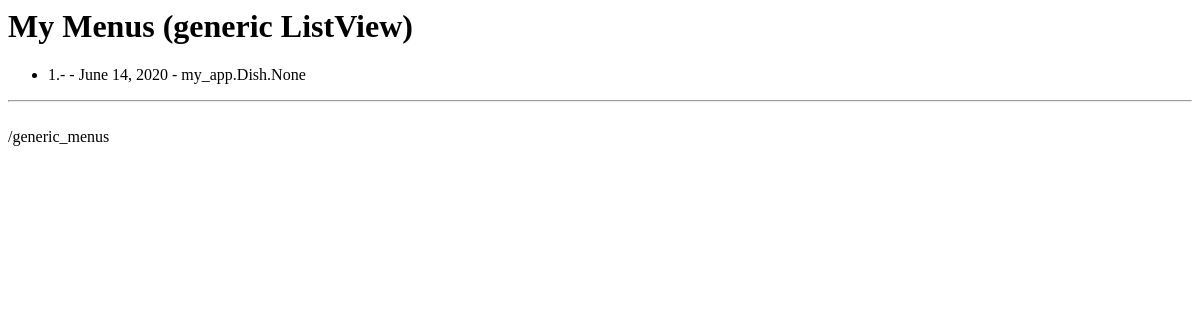
/generic_menus, run on an earlier commit of the app's database.
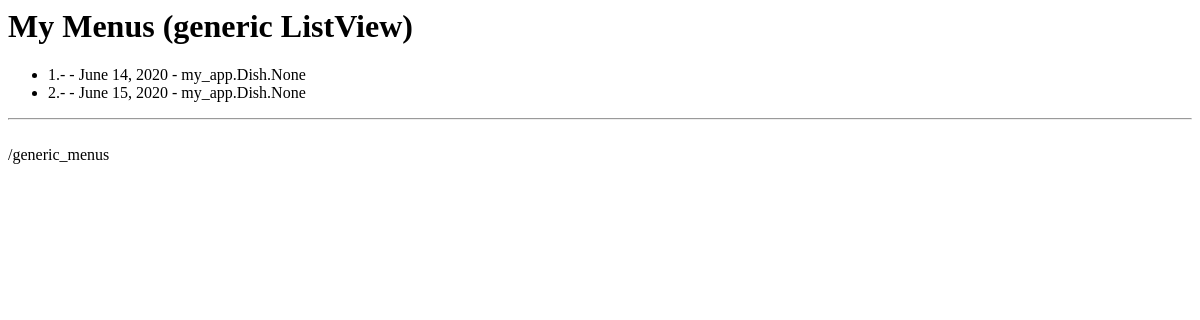
And on a later commit of the database.
### my_app/models.py (models this page shows, shortened)
class Menu(models.Model):
    schedule = models.DateField(blank=True)
    dishes = models.ManyToManyField(Dish, verbose_name="Menu Dishes")
    is_active = models.BooleanField(default=True)

### my_app/views.py (the view, shortened to what this page needs)
# urls.py: path('generic_menus', views.MenuListViewGeneric.as_view(), name="generic_menu_list_view"),
class MenuListViewGeneric(ListView):
    template_name = "Menu/Menu_list_generic.html"
    queryset = Menu.objects.all()

### my_app/templates/Menu/Menu_list_generic.html
<h1>My Menus (generic ListView)</h1>
<ul>
{% if object_list %}
{% for instance in object_list %}
    <li>{{instance.id}}.- {{instance.timestamp}} - {{instance.schedule}} - {{instance.dishes}}</li>
{% endfor %}
</ul><hr><br>
{% endif %}
 {% url 'gview:generic_menu_list_view' %}

What changed in the data, as far as the page shows it:
added Menu: id "2", schedule "June 15, 2020", dishes "my_app.Dish.None"
